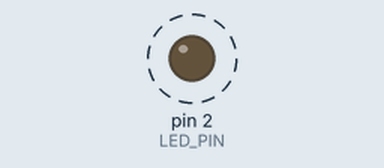
This sketch was run on a simulated Arduino Uno, built with avr-gcc and run on an emulated ATmega328P. Parts: output pins drawn as LEDs (lit = HIGH). Dashed ring = blinking.

Above: at 0.5 s.
Timing chart, 0 to 4.6 s (numbered marks = the images above):
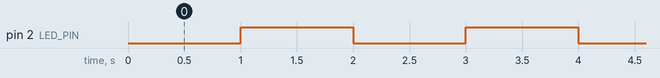

The sketch:

work_of_esp8266.ino
```cpp
// Define the LED pin (default is built-in LED on GPIO 2 for ESP8266)
#define LED_PIN 2

void setup() {
  // Initialize the LED pin as an output
  pinMode(LED_PIN, OUTPUT);
}

void loop() {
  // Turn the LED on
  digitalWrite(LED_PIN, LOW); // LOW is ON for built-in LED
  delay(1000); // Wait for 1 second

  // Turn the LED off
  digitalWrite(LED_PIN, HIGH); // HIGH is OFF for built-in LED
  delay(1000); // Wait for 1 second
}
```

Measured:
- by itself, pin 2 (LED_PIN): alternates HIGH for 1.0 s and LOW for 1.0 s
